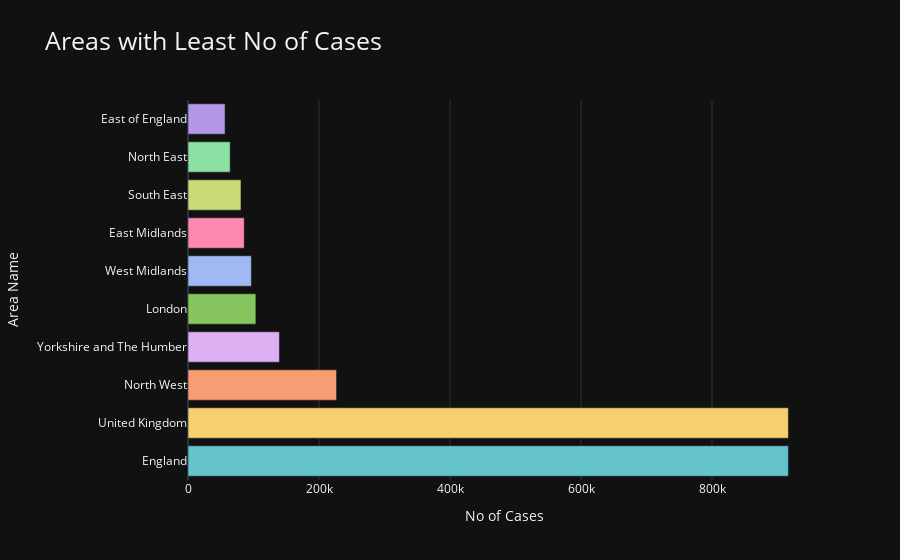

Notebook source saved alongside this figure:
### Code cell
# Interactive Graph

palette = colors.qualitative.Pastel

fig = go.Figure(data=go.Bar(y=Least_cases['areaName'], x=Least_cases['Total_cases'], orientation='h',marker=dict(color=palette)))

fig.update_layout(
    template="plotly_dark",
    title="Areas with Least No of Cases",
    xaxis_title="No of Cases",
    yaxis_title="Area Name",
    title_font_size=25,

)

fig.show()

### Figure 1 — Plotly figure (JSON) as saved in the notebook; plotly's stock layout.template omitted (floating-point values rounded to 4 significant figures)
{"data": [{"marker": {"color": ["rgb(102, 197, 204)", "rgb(246, 207, 113)", "rgb(248, 156, 116)", "rgb(220, 176, 242)", "rgb(135, 197, 95)", "rgb(158, 185, 243)", "rgb(254, 136, 177)", "rgb(201, 219, 116)", "rgb(139, 224, 164)", "rgb(180, 151, 231)", "rgb(179, 179, 179)"]}, "orientation": "h", "type": "bar", "x": [916619, 916619, 226827, 139584, 103646, 96766, 85872, 80871, 64373, 56603], "y": ["England", "United Kingdom", "North West", "Yorkshire and The Humber", "London", "West Midlands", "East Midlands", "South East", "North East", "East of England"]}], "layout": {"title": {"font": {"size": 25}, "text": "Areas with Least No of Cases"}, "xaxis": {"title": {"text": "No of Cases"}}, "yaxis": {"title": {"text": "Area Name"}}}}
